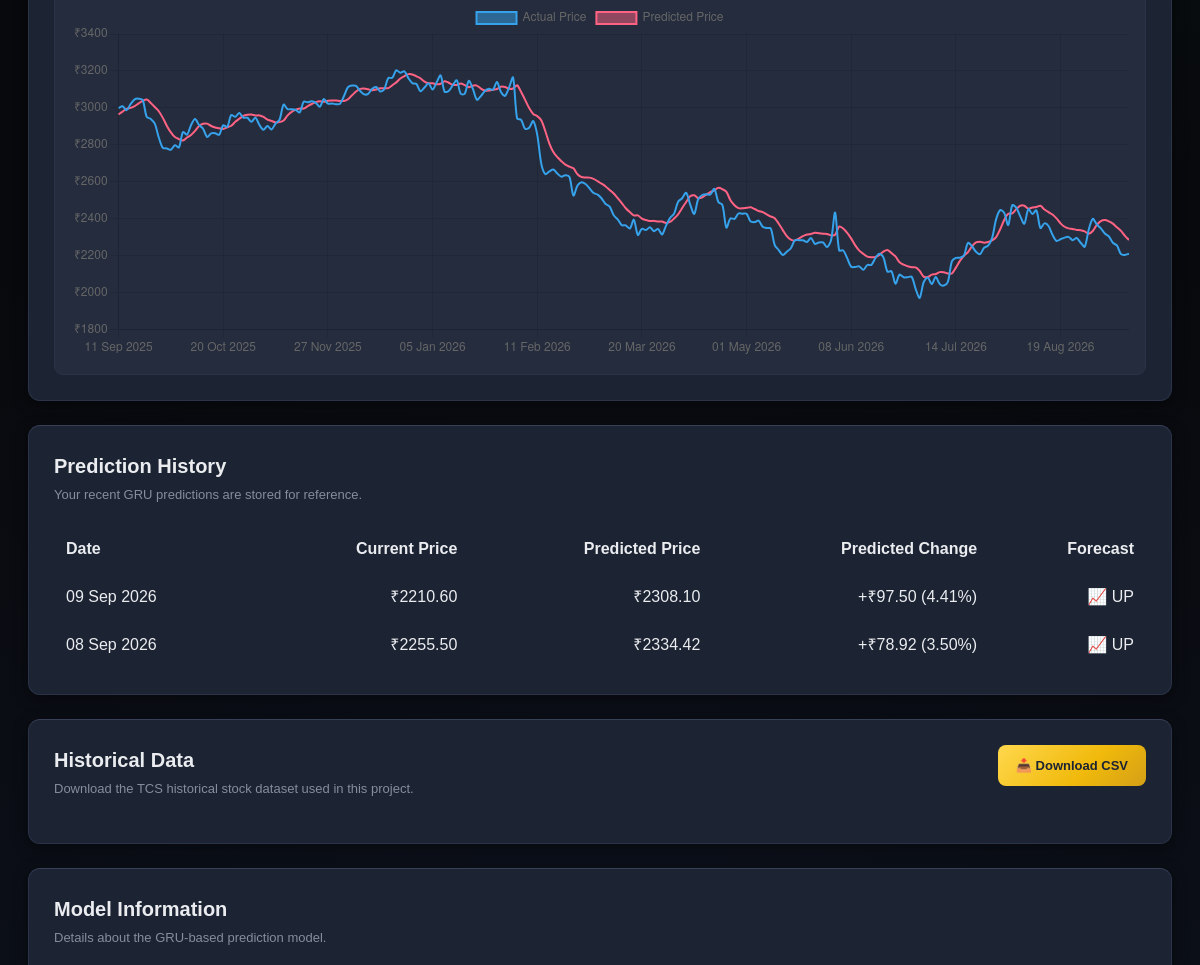
/dashboard (signed in, middle part), run on an earlier commit of the app's database.
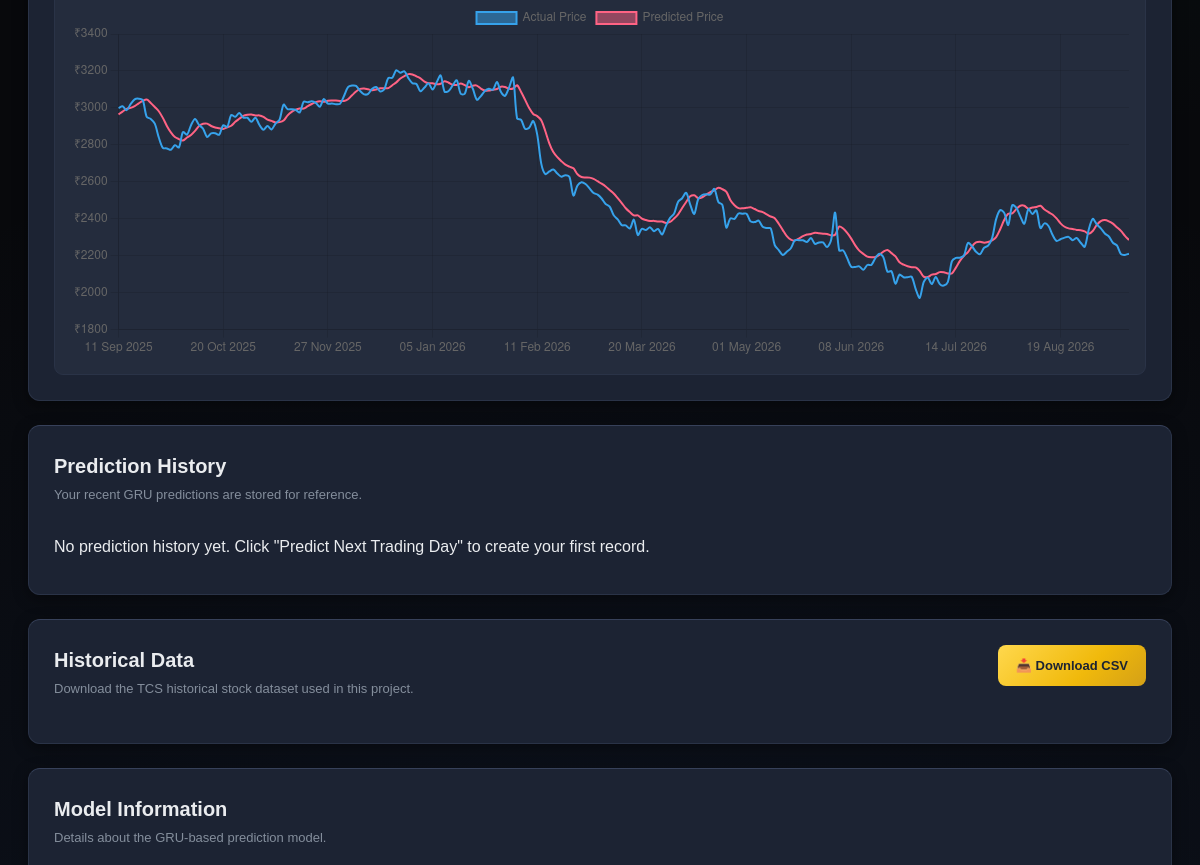
And on a later commit of the database.
### tables this page shows
CREATE TABLE prediction_history (
            id INTEGER PRIMARY KEY AUTOINCREMENT,
            user_id INTEGER NOT NULL,
            prediction_date TEXT NOT NULL,
            latest_price REAL NOT NULL,
            predicted_price REAL NOT NULL,
            difference REAL NOT NULL,
            percentage_change REAL NOT NULL,
            direction TEXT NOT NULL,
            created_at TEXT DEFAULT CURRENT_TIMESTAMP
        );

### app.py (the view)
@app.route("/dashboard")
@login_required
def dashboard():
    dashboard_data = (
        get_dashboard_data()
    )
    prediction_history = (
        get_prediction_history(
            current_user.id
        )
    )
    return render_template(
        "dashboard.html",
        current_user=current_user,
        prediction_done=False,
        prediction_history=prediction_history,
        **dashboard_data
    )

### app.py (called while the page is built)
def get_db_connection():
    conn = sqlite3.connect(
        DATABASE,
        timeout=10
    )
    conn.row_factory = sqlite3.Row
    return conn

@login_manager.user_loader
def load_user(user_id):
    conn = get_db_connection()
    try:
        user = conn.execute(
            """
            SELECT id, username, name
            FROM users
            WHERE id = ?
            """,
            (user_id,)
        ).fetchone()
        conn.close()
        if user:
            return User(
                user["id"],
                user["username"],
                user["name"]
            )
        return None
    except Exception as e:
        conn.close()
        print(
            f"load_user error: {e}"
        )
        return None

def get_prediction_history(
    user_id,
    limit=10
):
    conn = get_db_connection()
    rows = conn.execute(
        """
        SELECT
            prediction_date,
            latest_price,
            predicted_price,
            difference,
            percentage_change,
            direction
        FROM prediction_history
        WHERE user_id = ?
        ORDER BY id DESC
        LIMIT ?
        """,
        (
            user_id,
            limit
        )
    ).fetchall()
    conn.close()
    return rows

### templates/dashboard.html (shortened to what this page needs)
<!DOCTYPE html>
<html lang="en">
<head>
    <link rel="stylesheet"
          href="{{ url_for('static', filename='style.css') }}">
</head>
<body>
<main class="dashboard-container">
    <section class="dashboard-card">
        <div class="chart-wrapper">
            <canvas id="comparisonChart"></canvas>
        </div>
    </section>
    <section class="dashboard-card prediction-history-section">
        <div class="section-header">
            <div>
                <h2>Prediction History</h2>
                <p>
                    Your recent GRU predictions are stored for reference.
                </p>
            </div>
        </div>
        {% if prediction_history %}
        <div style="overflow-x: auto;">
            <table style="width: 100%; border-collapse: collapse;">
                <thead>
                    <tr>
                        <th style="text-align: left; padding: 12px;">Date</th>
                        <th style="text-align: right; padding: 12px;">Current Price</th>
                        <th style="text-align: right; padding: 12px;">Predicted Price</th>
                        <th style="text-align: right; padding: 12px;">Predicted Change</th>
                        <th style="text-align: right; padding: 12px;">Forecast</th>
                    </tr>
                </thead>
                <tbody>
                    {% for item in prediction_history %}
                    <tr>
                        <td style="padding: 12px;">{{ item[0] }}</td>
                        <td style="text-align: right; padding: 12px;">₹{{ "%.2f"|format(item[1]|float) }}</td>
                        <td style="text-align: right; padding: 12px;">₹{{ "%.2f"|format(item[2]|float) }}</td>
                        <td style="text-align: right; padding: 12px;">
                            {% if item[3] >= 0 %}+{% endif %}₹{{ "%.2f"|format(item[3]|float) }}
                            ({{ "%.2f"|format(item[4]|float) }}%)
                        </td>
                        <td style="text-align: right; padding: 12px;">
                            {% if item[5] == "UP" %}
                                📈 UP
                            {% elif item[5] == "DOWN" %}
                                📉 DOWN
                            {% else %}
                                ➖ NEUTRAL
                            {% endif %}
                        </td>
                    </tr>
                    {% endfor %}
                </tbody>
            </table>
        </div>
        {% else %}
        <p style="padding: 10px 0;">
            No prediction history yet. Click "Predict Next Trading Day" to create your first record.
        </p>
        {% endif %}
    </section>
    <section class="dashboard-card download-section">
        <div class="section-header">
            <div>
                <h2>Historical Data</h2>
                <p>
                    Download the TCS historical stock dataset used
                    in this project.
                </p>
            </div>
            <a
                href="{{ url_for('download_historical') }}"
                class="download-btn"
            >
                📥 Download CSV
            </a>
        </div>
    </section>
    <section class="dashboard-card model-information">
        <div class="section-header">
            <div>
                <h2>Model Information</h2>
                <p>
                    Details about the GRU-based prediction model.
                </p>
            </div>
        </div>
    </section>
</main>
</body>
</html>

### static/style.css (style rules this page uses)
* { box-sizing: border-box; }
body { margin: 0; font-family: Arial, Helvetica, sans-serif; background: radial-gradient(circle at 12% 8%, rgba(184, 140, 8, 0.16) 0%, transparent 38%), radial-gradient(circle at 88% 18%, rgba(10, 140, 90, 0.14) 0%, transparent 40%), radial-gradient(circle at 50% 95%, rgba(50, 95, 180, 0.16) 0%, transparent 45%), #08090c; background-attachment: fixed; color: #eaecef; }
* { margin: 0; padding: 0; box-sizing: border-box; }
body { font-family: Arial, Helvetica, sans-serif; background: radial-gradient(circle at 12% 8%, rgba(184, 140, 8, 0.16) 0%, transparent 38%), radial-gradient(circle at 88% 18%, rgba(10, 140, 90, 0.14) 0%, transparent 40%), radial-gradient(circle at 50% 95%, rgba(50, 95, 180, 0.16) 0%, transparent 45%), #08090c; background-attachment: fixed; color: #eaecef; line-height: 1.5; }
.dashboard-container { width: 100%; max-width: 1250px; margin: 0 auto; padding: 38px 28px 20px; }
.dashboard-card { background: #1c2333; border: 1px solid #2a3347; border-radius: 12px; padding: 25px; margin-bottom: 24px; box-shadow: 0 4px 15px rgba(0, 0, 0, 0.4); }
.section-header { display: flex; align-items: flex-start; justify-content: space-between; margin-bottom: 20px; }
.section-header h2 { color: #eaecef; font-size: 20px; margin-bottom: 4px; }
.section-header p { color: #848e9c; font-size: 13px; max-width: 750px; }
.chart-wrapper { position: relative; width: 100%; height: 390px; background: #242c3d; border: 1px solid #2a3347; border-radius: 9px; padding: 16px; }
.download-section { margin-bottom: 24px; }
.download-btn { display: inline-flex; align-items: center; justify-content: center; background: linear-gradient(135deg, #ffd84d 0%, #f0b90b 60%, #d4a017 100%); color: #1c2333; text-decoration: none; padding: 11px 18px; border-radius: 8px; font-size: 13px; font-weight: 600; transition: 0.2s; }
.dashboard-card { animation: fadeInUp 0.5s ease both; }
.auth-button, .predict-btn, .download-btn, .refresh-btn, .logout-btn, .time-buttons button, .comparison-time-btn, .form-group input, .register-link a, .stat-card, .dashboard-card { transition: background 0.25s ease, color 0.25s ease, border-color 0.25s ease, box-shadow 0.25s ease, transform 0.2s ease; }
.dashboard-card { border-top: 1px solid #37415a; }

What changed in the data, as far as the page shows it:
removed prediction_history: prediction_date "09 Sep 2026", latest_price "2210.60", predicted_price "2308.10", difference "97.50", percentage_change "4.41", direction "📈 UP"
removed prediction_history: prediction_date "08 Sep 2026", latest_price "2255.50", predicted_price "2334.42", difference "78.92", percentage_change "3.50", direction "📈 UP"
Also different on the page:
text no longer shown: "Date Current Price Predicted Price Predicted Change Forecast"
text now shown: "No prediction history yet. Click \"Predict Next Trading Day\" to create your first record."
